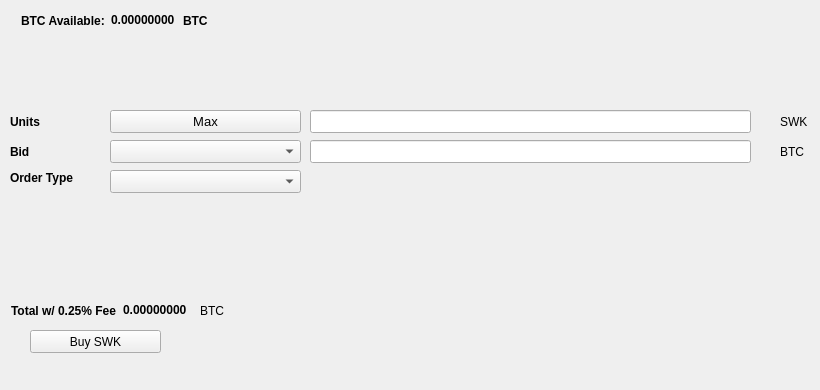
   <widget class="QWidget" name="BuyTab">
    <attribute name="title">
     <string>Buy</string>
    </attribute>
    <widget class="QPushButton" name="BuySWK">
     <property name="geometry">
      <rect>
       <x>30</x>
       <y>330</y>
       <width>131</width>
       <height>23</height>
      </rect>
     </property>
     <property name="text">
      <string>Buy SWK</string>
     </property>
     <property name="icon">
      <iconset resource="../synergywork.qrc">
       <normaloff>:/icons/bitcoin</normaloff>:/icons/bitcoin</iconset>
     </property>
    </widget>
    <widget class="QLabel" name="label_3">
     <property name="geometry">
      <rect>
       <x>10</x>
       <y>110</y>
       <width>46</width>
       <height>23</height>
      </rect>
     </property>
     <property name="font">
      <font>
       <weight>75</weight>
       <bold>true</bold>
      </font>
     </property>
     <property name="text">
      <string>Units</string>
     </property>
    </widget>
    <widget class="QLineEdit" name="UnitsInput">
     <property name="geometry">
      <rect>
       <x>310</x>
       <y>110</y>
       <width>441</width>
       <height>23</height>
      </rect>
     </property>
     <property name="font">
      <font>
       <pointsize>9</pointsize>
       <weight>75</weight>
       <bold>true</bold>
      </font>
     </property>
    </widget>
    <widget class="QLineEdit" name="BuyBidPriceEdit">
     <property name="geometry">
      <rect>
       <x>310</x>
       <y>140</y>
       <width>441</width>
       <height>23</height>
      </rect>
     </property>
     <property name="font">
      <font>
       <pointsize>9</pointsize>
       <weight>75</weight>
       <bold>true</bold>
      </font>
     </property>
    </widget>
    <widget class="QLabel" name="label_4">
     <property name="geometry">
      <rect>
       <x>780</x>
       <y>110</y>
       <width>31</width>
       <height>23</height>
      </rect>
     </property>
     <property name="text">
      <string>SWK</string>
     </property>
    </widget>
    <widget class="QLabel" name="label_5">
     <property name="geometry">
      <rect>
       <x>780</x>
       <y>140</y>
       <width>31</width>
       <height>23</height>
      </rect>
     </property>
     <property name="text">
      <string>BTC</string>
     </property>
    </widget>
    <widget class="QLabel" name="label_6">
     <property name="geometry">
      <rect>
       <x>10</x>
       <y>140</y>
       <width>46</width>
       <height>23</height>
      </rect>
     </property>
     <property name="font">
      <font>
       <weight>75</weight>
       <bold>true</bold>
      </font>
     </property>
     <property name="text">
      <string>Bid</string>
     </property>
    </widget>
    <widget class="QLabel" name="label_7">
     <property name="geometry">
      <rect>
       <x>10</x>
       <y>170</y>
       <width>91</width>
       <height>16</height>
      </rect>
     </property>
     <property name="font">
      <font>
       <weight>75</weight>
       <bold>true</bold>
      </font>
     </property>
     <property name="text">
      <string>Order Type</string>
     </property>
    </widget>
    <widget class="QPushButton" name="Buy_Max_Amount">
     <property name="geometry">
      <rect>
       <x>110</x>
       <y>110</y>
       <width>191</width>
       <height>23</height>
      </rect>
     </property>
     <property name="font">
      <font>
       <pointsize>10</pointsize>
      </font>
     </property>
     <property name="text">
      <string>Max</string>
     </property>
    </widget>
    <widget class="QComboBox" name="BuyBidcomboBox">
     <property name="geometry">
      <rect>
       <x>110</x>
       <y>140</y>
       <width>191</width>
       <height>23</height>
      </rect>
     </property>
     <property name="font">
      <font>
       <pointsize>10</pointsize>
      </font>
     </property>
    </widget>
    <widget class="QComboBox" name="buyOrdertypeCombo">
     <property name="geometry">
      <rect>
       <x>110</x>
       <y>170</y>
       <width>191</width>
       <height>23</height>
      </rect>
     </property>
     <property name="font">
      <font>
       <pointsize>10</pointsize>
      </font>
     </property>
    </widget>
    <widget class="QWidget" name="layoutWidget1">
     <property name="geometry">
      <rect>
       <x>21</x>
       <y>11</y>
       <width>227</width>
       <height>19</height>
      </rect>
     </property>
     <layout class="QHBoxLayout" name="horizontalLayout_3">
      <item>
       <widget class="QLabel" name="label232">
        <property name="font">
         <font>
          <weight>75</weight>
          <bold>true</bold>
         </font>
        </property>
        <property name="text">
         <string>BTC Available:</string>
        </property>
       </widget>
      </item>
      <item>
       <widget class="QLabel" name="BtcAvailableLbl">
        <property name="palette">
         <palette>
          <active>
           <colorrole role="WindowText">
            <brush brushstyle="SolidPattern">
             <color alpha="255">
              <red>0</red>
              <green>0</green>
              <blue>0</blue>
             </color>
            </brush>
           </colorrole>
           <colorrole role="Button">
            <brush brushstyle="SolidPattern">
             <color alpha="255">
              <red>0</red>
              <green>170</green>
              <blue>0</blue>
             </color>
            </brush>
           </colorrole>
           <colorrole role="Light">
            <brush brushstyle="SolidPattern">
             <color alpha="255">
              <red>0</red>
              <green>255</green>
              <blue>0</blue>
             </color>
            </brush>
           </colorrole>
           <colorrole role="Midlight">
            <brush brushstyle="SolidPattern">
             <color alpha="255">
              <red>0</red>
              <green>212</green>
              <blue>0</blue>
             </color>
            </brush>
           </colorrole>
           <colorrole role="Dark">
            <brush brushstyle="SolidPattern">
             <color alpha="255">
              <red>0</red>
              <green>85</green>
              <blue>0</blue>
             </color>
            </brush>
           </colorrole>
           <colorrole role="Mid">
            <brush brushstyle="SolidPattern">
             <color alpha="255">
              <red>0</red>
              <green>113</green>
              <blue>0</blue>
             </color>
            </brush>
           </colorrole>
           <colorrole role="Text">
            <brush brushstyle="SolidPattern">
             <color alpha="255">
              <red>0</red>
              <green>170</green>
              <blue>0</blue>
             </color>
            </brush>
           </colorrole>
           <colorrole role="BrightText">
            <brush brushstyle="SolidPattern">
             <color alpha="255">
              <red>255</red>
              <green>255</green>
              <blue>255</blue>
             </color>
            </brush>
           </colorrole>
           <colorrole role="ButtonText">
            <brush brushstyle="SolidPattern">
             <color alpha="255">
              <red>0</red>
              <green>0</green>
              <blue>0</blue>
             </color>
            </brush>
           </colorrole>
           <colorrole role="Base">
            <brush brushstyle="SolidPattern">
             <color alpha="255">
              <red>255</red>
              <green>255</green>
              <blue>255</blue>
             </color>
            </brush>
           </colorrole>
           <colorrole role="Window">
            <brush brushstyle="SolidPattern">
             <color alpha="255">
              <red>0</red>
              <green>170</green>
              <blue>0</blue>
             </color>
            </brush>
           </colorrole>
           <colorrole role="Shadow">
            <brush brushstyle="SolidPattern">
             <color alpha="255">
              <red>0</red>
              <green>0</green>
              <blue>0</blue>
             </color>
            </brush>
           </colorrole>
           <colorrole role="AlternateBase">
            <brush brushstyle="SolidPattern">
             <color alpha="255">
              <red>127</red>
              <green>212</green>
              <blue>127</blue>
             </color>
            </brush>
           </colorrole>
           <colorrole role="ToolTipBase">
            <brush brushstyle="SolidPattern">
             <color alpha="255">
              <red>255</red>
              <green>255</green>
              <blue>220</blue>
             </color>
            </brush>
           </colorrole>
           <colorrole role="ToolTipText">
            <brush brushstyle="SolidPattern">
             <color alpha="255">
              <red>0</red>
              <green>0</green>
              <blue>0</blue>
             </color>
            </brush>
           </colorrole>
          </active>
          <inactive>
           <colorrole role="WindowText">
            <brush brushstyle="SolidPattern">
             <color alpha="255">
              <red>0</red>
              <green>0</green>
              <blue>0</blue>
             </color>
            </brush>
           </colorrole>
           <colorrole role="Button">
            <brush brushstyle="SolidPattern">
             <color alpha="255">
              <red>0</red>
              <green>170</green>
              <blue>0</blue>
             </color>
            </brush>
           </colorrole>
           <colorrole role="Light">
            <brush brushstyle="SolidPattern">
             <color alpha="255">
              <red>0</red>
              <green>255</green>
              <blue>0</blue>
             </color>
            </brush>
           </colorrole>
           <colorrole role="Midlight">
            <brush brushstyle="SolidPattern">
             <color alpha="255">
              <red>0</red>
              <green>212</green>
              <blue>0</blue>
             </color>
            </brush>
           </colorrole>
           <colorrole role="Dark">
            <brush brushstyle="SolidPattern">
             <color alpha="255">
              <red>0</red>
              <green>85</green>
              <blue>0</blue>
             </color>
            </brush>
           </colorrole>
           <colorrole role="Mid">
            <brush brushstyle="SolidPattern">
             <color alpha="255">
              <red>0</red>
              <green>113</green>
              <blue>0</blue>
             </color>
            </brush>
           </colorrole>
           <colorrole role="Text">
            <brush brushstyle="SolidPattern">
             <color alpha="255">
              <red>0</red>
              <green>170</green>
              <blue>0</blue>
             </color>
            </brush>
           </colorrole>
           <colorrole role="BrightText">
            <brush brushstyle="SolidPattern">
             <color alpha="255">
              <red>255</red>
              <green>255</green>
              <blue>255</blue>
             </color>
            </brush>
           </colorrole>
           <colorrole role="ButtonText">
            <brush brushstyle="SolidPattern">
             <color alpha="255">
              <red>0</red>
              <green>0</green>
              <blue>0</blue>
             </color>
            </brush>
           </colorrole>
           <colorrole role="Base">
            <brush brushstyle="SolidPattern">
             <color alpha="255">
              <red>255</red>
              <green>255</green>
              <blue>255</blue>
             </color>
            </brush>
           </colorrole>
           <colorrole role="Window">
            <brush brushstyle="SolidPattern">
             <color alpha="255">
              <red>0</red>
              <green>170</green>
              <blue>0</blue>
             </color>
            </brush>
           </colorrole>
           <colorrole role="Shadow">
            <brush brushstyle="SolidPattern">
             <color alpha="255">
              <red>0</red>
              <green>0</green>
              <blue>0</blue>
             </color>
            </brush>
           </colorrole>
           <colorrole role="AlternateBase">
            <brush brushstyle="SolidPattern">
             <color alpha="255">
              <red>127</red>
              <green>212</green>
              <blue>127</blue>
             </color>
            </brush>
           </colorrole>
           <colorrole role="ToolTipBase">
            <brush brushstyle="SolidPattern">
             <color alpha="255">
              <red>255</red>
              <green>255</green>
              <blue>220</blue>
             </color>
            </brush>
           </colorrole>
           <colorrole role="ToolTipText">
            <brush brushstyle="SolidPattern">
             <color alpha="255">
              <red>0</red>
              <green>0</green>
              <blue>0</blue>
             </color>
            </brush>
           </colorrole>
          </inactive>
          <disabled>
           <colorrole role="WindowText">
            <brush brushstyle="SolidPattern">
             <color alpha="255">
              <red>0</red>
              <green>85</green>
              <blue>0</blue>
             </color>
            </brush>
           </colorrole>
           <colorrole role="Button">
            <brush brushstyle="SolidPattern">
             <color alpha="255">
              <red>0</red>
              <green>170</green>
              <blue>0</blue>
             </color>
            </brush>
           </colorrole>
           <colorrole role="Light">
            <brush brushstyle="SolidPattern">
             <color alpha="255">
              <red>0</red>
              <green>255</green>
              <blue>0</blue>
             </color>
            </brush>
           </colorrole>
           <colorrole role="Midlight">
            <brush brushstyle="SolidPattern">
             <color alpha="255">
              <red>0</red>
              <green>212</green>
              <blue>0</blue>
             </color>
            </brush>
           </colorrole>
           <colorrole role="Dark">
            <brush brushstyle="SolidPattern">
             <color alpha="255">
              <red>0</red>
              <green>85</green>
              <blue>0</blue>
             </color>
            </brush>
           </colorrole>
           <colorrole role="Mid">
            <brush brushstyle="SolidPattern">
             <color alpha="255">
              <red>0</red>
              <green>113</green>
              <blue>0</blue>
             </color>
            </brush>
           </colorrole>
           <colorrole role="Text">
            <brush brushstyle="SolidPattern">
             <color alpha="255">
              <red>0</red>
              <green>85</green>
              <blue>0</blue>
             </color>
            </brush>
           </colorrole>
           <colorrole role="BrightText">
            <brush brushstyle="SolidPattern">
             <color alpha="255">
              <red>255</red>
              <green>255</green>
              <blue>255</blue>
             </color>
            </brush>
           </colorrole>
           <colorrole role="ButtonText">
            <brush brushstyle="SolidPattern">
             <color alpha="255">
              <red>0</red>
              <green>85</green>
              <blue>0</blue>
             </color>
            </brush>
           </colorrole>
           <colorrole role="Base">
            <brush brushstyle="SolidPattern">
             <color alpha="255">
              <red>0</red>
              <green>170</green>
              <blue>0</blue>
             </color>
            </brush>
           </colorrole>
           <colorrole role="Window">
            <brush brushstyle="SolidPattern">
             <color alpha="255">
              <red>0</red>
              <green>170</green>
              <blue>0</blue>
             </color>
            </brush>
           </colorrole>
           <colorrole role="Shadow">
            <brush brushstyle="SolidPattern">
             <color alpha="255">
              <red>0</red>
              <green>0</green>
              <blue>0</blue>
             </color>
            </brush>
           </colorrole>
           <colorrole role="AlternateBase">
            <brush brushstyle="SolidPattern">
             <color alpha="255">
              <red>0</red>
              <green>170</green>
              <blue>0</blue>
             </color>
            </brush>
           </colorrole>
           <colorrole role="ToolTipBase">
            <brush brushstyle="SolidPattern">
             <color alpha="255">
              <red>255</red>
              <green>255</green>
              <blue>220</blue>
             </color>
            </brush>
           </colorrole>
           <colorrole role="ToolTipText">
            <brush brushstyle="SolidPattern">
             <color alpha="255">
              <red>0</red>
              <green>0</green>
              <blue>0</blue>
             </color>
            </brush>
           </colorrole>
          </disabled>
         </palette>
        </property>
        <property name="font">
         <font>
          <weight>75</weight>
          <bold>true</bold>
         </font>
        </property>
        <property name="text">
         <string>0.00000000</string>
        </property>
        <property name="textInteractionFlags">
         <set>Qt::LinksAccessibleByMouse|Qt::TextSelectableByKeyboard|Qt::TextSelectableByMouse</set>
        </property>
       </widget>
      </item>
      <item>
       <widget class="QLabel" name="BtcAvailableLbl_2">
        <property name="font">
         <font>
          <weight>75</weight>
          <bold>true</bold>
         </font>
        </property>
        <property name="text">
         <string>BTC</string>
        </property>
       </widget>
      </item>
     </layout>
    </widget>
    <widget class="QWidget" name="layoutWidge2">
     <property name="geometry">
      <rect>
       <x>11</x>
       <y>301</y>
       <width>259</width>
       <height>19</height>
      </rect>
     </property>
     <layout class="QHBoxLayout" name="horizontalLayout_4">
      <item>
       <widget class="QLabel" name="label_9">
        <property name="font">
         <font>
          <weight>75</weight>
          <bold>true</bold>
         </font>
        </property>
        <property name="text">
         <string>Total w/ 0.25% Fee</string>
        </property>
       </widget>
      </item>
      <item>
       <widget class="QLabel" name="BuyCostLabel">
        <property name="palette">
         <palette>
          <active>
           <colorrole role="WindowText">
            <brush brushstyle="SolidPattern">
             <color alpha="255">
              <red>0</red>
              <green>0</green>
              <blue>0</blue>
             </color>
            </brush>
           </colorrole>
           <colorrole role="Button">
            <brush brushstyle="SolidPattern">
             <color alpha="255">
              <red>0</red>
              <green>170</green>
              <blue>0</blue>
             </color>
            </brush>
           </colorrole>
           <colorrole role="Light">
            <brush brushstyle="SolidPattern">
             <color alpha="255">
              <red>0</red>
              <green>255</green>
              <blue>0</blue>
             </color>
            </brush>
           </colorrole>
           <colorrole role="Midlight">
            <brush brushstyle="SolidPattern">
             <color alpha="255">
              <red>0</red>
              <green>212</green>
              <blue>0</blue>
             </color>
            </brush>
           </colorrole>
           <colorrole role="Dark">
            <brush brushstyle="SolidPattern">
             <color alpha="255">
              <red>0</red>
              <green>85</green>
              <blue>0</blue>
             </color>
            </brush>
           </colorrole>
           <colorrole role="Mid">
            <brush brushstyle="SolidPattern">
             <color alpha="255">
              <red>0</red>
              <green>113</green>
              <blue>0</blue>
             </color>
            </brush>
           </colorrole>
           <colorrole role="Text">
            <brush brushstyle="SolidPattern">
             <color alpha="255">
              <red>0</red>
              <green>170</green>
              <blue>0</blue>
             </color>
            </brush>
           </colorrole>
           <colorrole role="BrightText">
            <brush brushstyle="SolidPattern">
             <color alpha="255">
              <red>255</red>
              <green>255</green>
              <blue>255</blue>
             </color>
            </brush>
           </colorrole>
           <colorrole role="ButtonText">
            <brush brushstyle="SolidPattern">
             <color alpha="255">
              <red>0</red>
              <green>0</green>
              <blue>0</blue>
             </color>
            </brush>
           </colorrole>
           <colorrole role="Base">
            <brush brushstyle="SolidPattern">
             <color alpha="255">
              <red>255</red>
              <green>255</green>
              <blue>255</blue>
             </color>
            </brush>
           </colorrole>
           <colorrole role="Window">
            <brush brushstyle="SolidPattern">
             <color alpha="255">
              <red>0</red>
              <green>170</green>
              <blue>0</blue>
             </color>
            </brush>
           </colorrole>
           <colorrole role="Shadow">
            <brush brushstyle="SolidPattern">
             <color alpha="255">
              <red>0</red>
              <green>0</green>
              <blue>0</blue>
             </color>
            </brush>
           </colorrole>
           <colorrole role="AlternateBase">
            <brush brushstyle="SolidPattern">
             <color alpha="255">
              <red>127</red>
              <green>212</green>
              <blue>127</blue>
             </color>
            </brush>
           </colorrole>
           <colorrole role="ToolTipBase">
            <brush brushstyle="SolidPattern">
             <color alpha="255">
              <red>255</red>
              <green>255</green>
              <blue>220</blue>
             </color>
            </brush>
           </colorrole>
           <colorrole role="ToolTipText">
            <brush brushstyle="SolidPattern">
             <color alpha="255">
              <red>0</red>
              <green>0</green>
              <blue>0</blue>
             </color>
            </brush>
           </colorrole>
          </active>
          <inactive>
           <colorrole role="WindowText">
            <brush brushstyle="SolidPattern">
             <color alpha="255">
              <red>0</red>
              <green>0</green>
              <blue>0</blue>
             </color>
            </brush>
           </colorrole>
           <colorrole role="Button">
            <brush brushstyle="SolidPattern">
             <color alpha="255">
              <red>0</red>
              <green>170</green>
              <blue>0</blue>
             </color>
            </brush>
           </colorrole>
           <colorrole role="Light">
            <brush brushstyle="SolidPattern">
             <color alpha="255">
              <red>0</red>
              <green>255</green>
              <blue>0</blue>
             </color>
            </brush>
           </colorrole>
           <colorrole role="Midlight">
            <brush brushstyle="SolidPattern">
             <color alpha="255">
              <red>0</red>
              <green>212</green>
              <blue>0</blue>
             </color>
            </brush>
           </colorrole>
           <colorrole role="Dark">
            <brush brushstyle="SolidPattern">
             <color alpha="255">
              <red>0</red>
              <green>85</green>
              <blue>0</blue>
             </color>
            </brush>
           </colorrole>
           <colorrole role="Mid">
            <brush brushstyle="SolidPattern">
             <color alpha="255">
              <red>0</red>
              <green>113</green>
              <blue>0</blue>
             </color>
            </brush>
           </colorrole>
           <colorrole role="Text">
            <brush brushstyle="SolidPattern">
             <color alpha="255">
              <red>0</red>
              <green>170</green>
              <blue>0</blue>
             </color>
            </brush>
           </colorrole>
           <colorrole role="BrightText">
            <brush brushstyle="SolidPattern">
             <color alpha="255">
              <red>255</red>
              <green>255</green>
              <blue>255</blue>
             </color>
            </brush>
           </colorrole>
           <colorrole role="ButtonText">
            <brush brushstyle="SolidPattern">
             <color alpha="255">
              <red>0</red>
              <green>0</green>
              <blue>0</blue>
             </color>
            </brush>
           </colorrole>
           <colorrole role="Base">
            <brush brushstyle="SolidPattern">
             <color alpha="255">
              <red>255</red>
              <green>255</green>
              <blue>255</blue>
             </color>
            </brush>
           </colorrole>
           <colorrole role="Window">
            <brush brushstyle="SolidPattern">
             <color alpha="255">
              <red>0</red>
              <green>170</green>
              <blue>0</blue>
             </color>
            </brush>
           </colorrole>
           <colorrole role="Shadow">
            <brush brushstyle="SolidPattern">
             <color alpha="255">
              <red>0</red>
              <green>0</green>
              <blue>0</blue>
             </color>
            </brush>
           </colorrole>
           <colorrole role="AlternateBase">
            <brush brushstyle="SolidPattern">
             <color alpha="255">
              <red>127</red>
              <green>212</green>
              <blue>127</blue>
             </color>
            </brush>
           </colorrole>
           <colorrole role="ToolTipBase">
            <brush brushstyle="SolidPattern">
             <color alpha="255">
              <red>255</red>
              <green>255</green>
              <blue>220</blue>
             </color>
            </brush>
           </colorrole>
           <colorrole role="ToolTipText">
            <brush brushstyle="SolidPattern">
             <color alpha="255">
              <red>0</red>
              <green>0</green>
              <blue>0</blue>
             </color>
            </brush>
           </colorrole>
          </inactive>
          <disabled>
           <colorrole role="WindowText">
            <brush brushstyle="SolidPattern">
             <color alpha="255">
              <red>0</red>
              <green>85</green>
              <blue>0</blue>
             </color>
            </brush>
           </colorrole>
           <colorrole role="Button">
            <brush brushstyle="SolidPattern">
             <color alpha="255">
              <red>0</red>
              <green>170</green>
              <blue>0</blue>
             </color>
            </brush>
           </colorrole>
           <colorrole role="Light">
            <brush brushstyle="SolidPattern">
             <color alpha="255">
              <red>0</red>
              <green>255</green>
              <blue>0</blue>
             </color>
            </brush>
           </colorrole>
           <colorrole role="Midlight">
            <brush brushstyle="SolidPattern">
             <color alpha="255">
              <red>0</red>
              <green>212</green>
              <blue>0</blue>
             </color>
            </brush>
           </colorrole>
           <colorrole role="Dark">
            <brush brushstyle="SolidPattern">
             <color alpha="255">
              <red>0</red>
              <green>85</green>
              <blue>0</blue>
             </color>
            </brush>
           </colorrole>
           <colorrole role="Mid">
            <brush brushstyle="SolidPattern">
             <color alpha="255">
              <red>0</red>
              <green>113</green>
              <blue>0</blue>
             </color>
            </brush>
           </colorrole>
           <colorrole role="Text">
            <brush brushstyle="SolidPattern">
             <color alpha="255">
              <red>0</red>
              <green>85</green>
              <blue>0</blue>
             </color>
            </brush>
           </colorrole>
           <colorrole role="BrightText">
            <brush brushstyle="SolidPattern">
             <color alpha="255">
              <red>255</red>
              <green>255</green>
              <blue>255</blue>
             </color>
            </brush>
           </colorrole>
           <colorrole role="ButtonText">
            <brush brushstyle="SolidPattern">
             <color alpha="255">
              <red>0</red>
              <green>85</green>
              <blue>0</blue>
             </color>
            </brush>
           </colorrole>
           <colorrole role="Base">
            <brush brushstyle="SolidPattern">
             <color alpha="255">
              <red>0</red>
              <green>170</green>
              <blue>0</blue>
             </color>
            </brush>
           </colorrole>
           <colorrole role="Window">
            <brush brushstyle="SolidPattern">
             <color alpha="255">
              <red>0</red>
              <green>170</green>
              <blue>0</blue>
             </color>
            </brush>
           </colorrole>
           <colorrole role="Shadow">
            <brush brushstyle="SolidPattern">
             <color alpha="255">
              <red>0</red>
              <green>0</green>
              <blue>0</blue>
             </color>
            </brush>
           </colorrole>
           <colorrole role="AlternateBase">
            <brush brushstyle="SolidPattern">
             <color alpha="255">
              <red>0</red>
              <green>170</green>
              <blue>0</blue>
             </color>
            </brush>
           </colorrole>
           <colorrole role="ToolTipBase">
            <brush brushstyle="SolidPattern">
             <color alpha="255">
              <red>255</red>
              <green>255</green>
              <blue>220</blue>
             </color>
            </brush>
           </colorrole>
           <colorrole role="ToolTipText">
            <brush brushstyle="SolidPattern">
             <color alpha="255">
              <red>0</red>
              <green>0</green>
              <blue>0</blue>
             </color>
            </brush>
           </colorrole>
          </disabled>
         </palette>
        </property>
        <property name="font">
         <font>
          <weight>75</weight>
          <bold>true</bold>
         </font>
        </property>
        <property name="autoFillBackground">
         <bool>false</bool>
        </property>
        <property name="text">
         <string>0.00000000</string>
        </property>
        <property name="textInteractionFlags">
         <set>Qt::LinksAccessibleByMouse|Qt::TextSelectableByMouse</set>
        </property>
       </widget>
      </item>
      <item>
       <widget class="QLabel" name="label_10">
        <property name="font">
         <font>
          <weight>50</weight>
          <bold>false</bold>
         </font>
        </property>
        <property name="text">
         <string>BTC</string>
        </property>
       </widget>
      </item>
     </layout>
    </widget>
    <widget class="QLabel" name="label_24">
     <property name="geometry">
      <rect>
       <x>460</x>
       <y>300</y>
       <width>281</width>
       <height>81</height>
      </rect>
     </property>
     <property name="text">
      <string/>
     </property>
     <property name="pixmap">
      <pixmap>:/images/bittrex</pixmap>
     </property>
    </widget>
   </widget>
